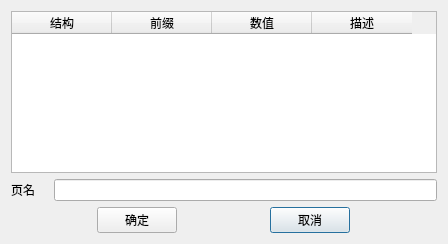
<?xml version="1.0" encoding="UTF-8"?>
<ui version="4.0">
 <class>DialogPageNameSet</class>
 <widget class="QDialog" name="DialogPageNameSet">
  <property name="geometry">
   <rect>
    <x>0</x>
    <y>0</y>
    <width>448</width>
    <height>244</height>
   </rect>
  </property>
  <property name="windowTitle">
   <string>完整页名</string>
  </property>
  <layout class="QGridLayout" name="gridLayout">
   <item row="4" column="4">
    <widget class="QPushButton" name="BtnCancel">
     <property name="text">
      <string>取消</string>
     </property>
    </widget>
   </item>
   <item row="4" column="2">
    <widget class="QPushButton" name="BtnOK">
     <property name="text">
      <string>确定</string>
     </property>
    </widget>
   </item>
   <item row="1" column="0">
    <widget class="QLabel" name="labelPageName">
     <property name="maximumSize">
      <size>
       <width>50</width>
       <height>16777215</height>
      </size>
     </property>
     <property name="text">
      <string>页名</string>
     </property>
    </widget>
   </item>
   <item row="4" column="5">
    <spacer name="horizontalSpacer_2">
     <property name="orientation">
      <enum>Qt::Horizontal</enum>
     </property>
     <property name="sizeHint" stdset="0">
      <size>
       <width>40</width>
       <height>20</height>
      </size>
     </property>
    </spacer>
   </item>
   <item row="1" column="1" colspan="5">
    <widget class="QLineEdit" name="EdPageName"/>
   </item>
   <item row="0" column="0" colspan="6">
    <widget class="QTableWidget" name="tableWidget">
     <column>
      <property name="text">
       <string>结构</string>
      </property>
     </column>
     <column>
      <property name="text">
       <string>前缀</string>
      </property>
     </column>
     <column>
      <property name="text">
       <string>数值</string>
      </property>
     </column>
     <column>
      <property name="text">
       <string>描述</string>
      </property>
     </column>
    </widget>
   </item>
   <item row="4" column="0" colspan="2">
    <spacer name="horizontalSpacer">
     <property name="orientation">
      <enum>Qt::Horizontal</enum>
     </property>
     <property name="sizeHint" stdset="0">
      <size>
       <width>80</width>
       <height>20</height>
      </size>
     </property>
    </spacer>
   </item>
   <item row="4" column="3">
    <spacer name="horizontalSpacer_3">
     <property name="orientation">
      <enum>Qt::Horizontal</enum>
     </property>
     <property name="sizeHint" stdset="0">
      <size>
       <width>40</width>
       <height>20</height>
      </size>
     </property>
    </spacer>
   </item>
  </layout>
 </widget>
 <resources/>
 <connections/>
</ui>
